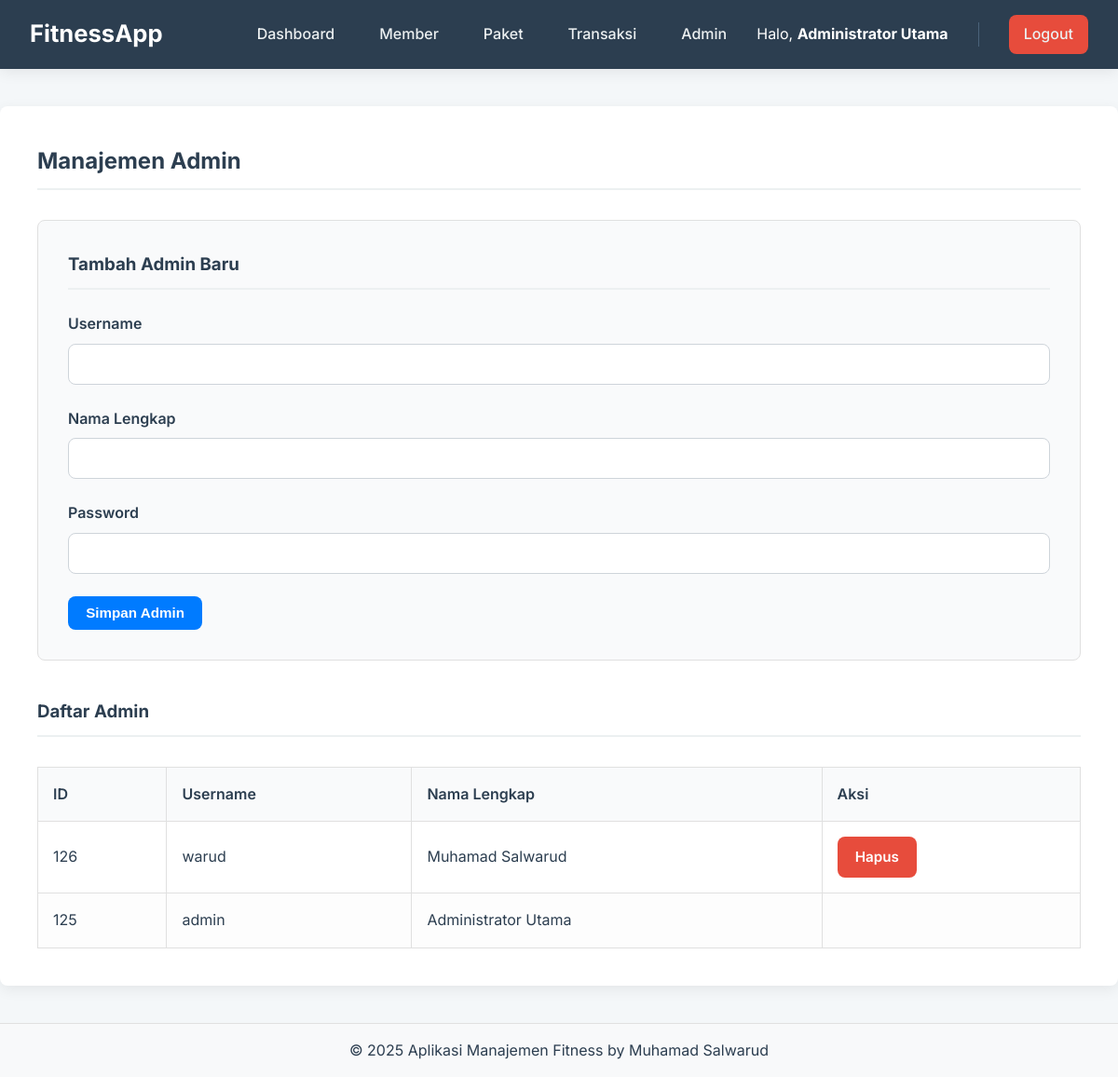
/admins.php (signed in), run on the app's committed database.
### tables this page shows
CREATE TABLE `user_admin` (
  `id_user` int(11) NOT NULL,
  `username` varchar(50) NOT NULL,
  `password` varchar(100) NOT NULL,
  `nama_lengkap` varchar(100) DEFAULT NULL
);

### admins.php (the view, shortened to what this page needs)
<?php
include 'config.php';
include 'header.php';
?>
<h2>Manajemen Admin</h2>
<form action="admins.php" method="POST">
    <h3>Tambah Admin Baru</h3>
    <div class="form-group">
        <label for="username">Username</label>
        <input type="text" id="username" name="username" class="form-control" required>
    </div>
    <div class="form-group">
        <label for="nama_lengkap">Nama Lengkap</label>
        <input type="text" id="nama_lengkap" name="nama_lengkap" class="form-control" required>
    </div>
    <div class="form-group">
        <label for="password">Password</label>
        <input type="password" id="password" name="password" class="form-control" required>
    </div>
    <button type="submit" name="add_admin" class="btn btn-primary">Simpan Admin</button>
</form>
<h3 style="margin-top: 40px;">Daftar Admin</h3>
<table>
    <thead>
        <tr>
            <th>ID</th>
            <th>Username</th>
            <th>Nama Lengkap</th>
            <th>Aksi</th>
        </tr>
    </thead>
    <tbody>
        <?php
        $sql = "SELECT id_user, username, nama_lengkap FROM user_admin ORDER BY id_user DESC";
        $result = $conn->query($sql);
        if ($result->num_rows > 0) {
            while($row = $result->fetch_assoc()) {
                echo "<tr>";
                echo "<td>" . $row["id_user"] . "</td>";
                echo "<td>" . htmlspecialchars($row["username"]) . "</td>";
                echo "<td>" . htmlspecialchars($row["nama_lengkap"]) . "</td>";
                echo "<td>";
                if ($row["id_user"] != $_SESSION['id_user']) {
                    echo "<a href='admins.php?delete=" . $row["id_user"] . "' class='btn btn-danger' onclick='return confirm(\"Yakin ingin hapus admin ini?\")'>Hapus</a>";
                }
                echo "</td>";
                echo "</tr>";
            }
        } else {
            echo "<tr><td colspan='4' style='text-align:center;'>Belum ada data admin.</td></tr>";
        }
        ?>
    </tbody>
</table>
<?php
include 'footer.php';
?>

### header.php (style rules this page uses)
:root { --primary-color: #007bff; --secondary-color: #6c757d; --dark-color: #2c3e50; --light-color: #ecf0f1; --background-color: #f4f7f9; --white-color: #ffffff; --danger-color: #e74c3c; --success-color: #2ecc71; --border-radius: 8px; --shadow: 0 4px 15px rgba(0, 0, 0, 0.07); }
* { box-sizing: border-box; margin: 0; padding: 0; }
body { font-family: 'Inter', sans-serif; background-color: var(--background-color); color: var(--dark-color); line-height: 1.6; }
h1, h2, h3 { color: var(--dark-color); border-bottom: 2px solid var(--light-color); padding-bottom: 10px; margin-top: 0; margin-bottom: 1.5rem; }
table { width: 100%; border-collapse: collapse; margin-top: 2rem; }
th, td { border: 1px solid #e0e0e0; padding: 1rem; text-align: left; vertical-align: middle; }
th { background-color: #f9fafb; font-weight: 600; }
tr:nth-child(even) { background-color: #fdfdfd; }
.btn { display: inline-block; padding: 0.6rem 1.2rem; font-size: 0.95rem; font-weight: 600; text-align: center; text-decoration: none; border-radius: var(--border-radius); cursor: pointer; border: none; transition: all 0.3s; }
.btn-primary { background-color: var(--primary-color); color: white; }
.btn-danger { background-color: var(--danger-color); color: white; }
form { margin-top: 2rem; padding: 2rem; background-color: #f9fafb; border-radius: var(--border-radius); border: 1px solid #e0e0e0; }
.form-group { margin-bottom: 1.5rem; }
.form-group label { display: block; margin-bottom: .5rem; font-weight: 600; }
.form-control { display: block; width: 100%; padding: 0.75rem; font-size: 1rem; border: 1px solid #ced4da; border-radius: var(--border-radius); transition: border-color 0.2s, box-shadow 0.2s; }

### data on the page
user_admin: id_user "126", username "warud", nama_lengkap "Muhamad Salwarud"
user_admin: id_user "125", username "admin", nama_lengkap "Administrator Utama"

### other printed values
$_SESSION["nama_lengkap"] "Administrator Utama"
